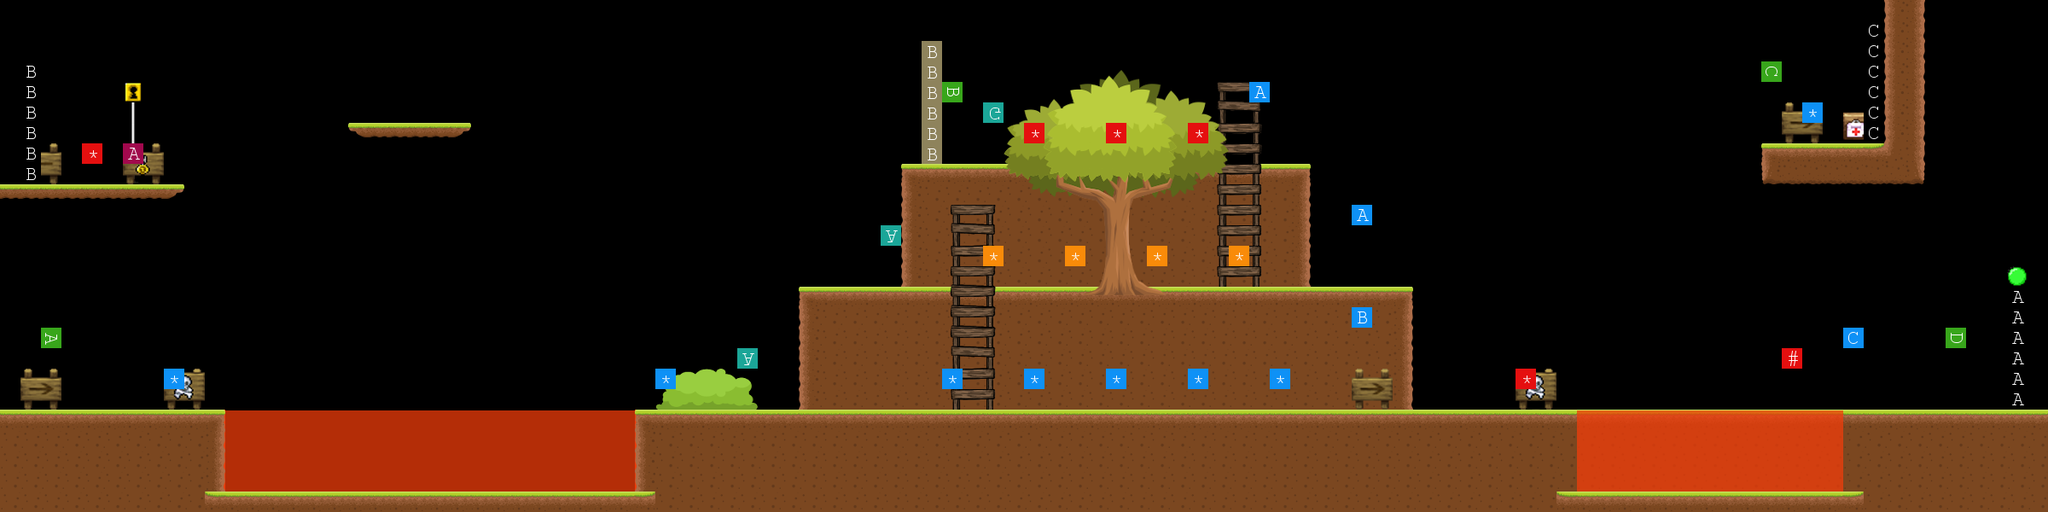

This game map was drawn from its Tiled (.tmx) file and the tilesets committed beside it. A one-line description and the trimmed map source follow:
An orthogonal 100x25 tile map with 24x24 px tiles, 15 tile layers (DecorationBack_1, DecorationBack_2, Base_1, Base_2, ...), 12 tilesets and 5 objects (1, 2, 3, 4, 5).

<map version="1.2" tiledversion="1.3.0" orientation="orthogonal" renderorder="right-down" compressionlevel="0" width="100" height="25" tilewidth="24" tileheight="24" infinite="0" nextlayerid="20" nextobjectid="8">
 <tileset firstgid="1" name="Armour" tilewidth="24" tileheight="24" tilecount="512" columns="16">
  <image source="maps/Decoration1.png" width="384" height="768" />
 </tileset>
 <tileset firstgid="513" name="Flags" tilewidth="24" tileheight="24" tilecount="330" columns="30">
  <image source="maps/MarioFlags.png" width="720" height="264" />
 </tileset>
 <tileset firstgid="843" name="Ladder" tilewidth="24" tileheight="24" tilecount="36" columns="12">
  <image source="maps/Ladder.png" width="288" height="72" />
 </tileset>
 <tileset firstgid="879" name="Location" tilewidth="24" tileheight="24" tilecount="100" columns="10">
  <image source="maps/Location.png" width="240" height="240" />
 </tileset>
 <tileset firstgid="979" name="Notification" tilewidth="24" tileheight="24" tilecount="100" columns="10">
  <image source="maps/Notification.png" width="240" height="240" />
 </tileset>
 <tileset firstgid="1079" name="Base" tilewidth="24" tileheight="24" spacing="1" margin="1" tilecount="8" columns="8">
  <image source="maps/Base.png" width="201" height="26" />
  <tile id="7">
   <properties>
    <property name="ANGLE" value="1" />
    <property name="CLOCKWISE" value="TRUE" />
    <property name="INITANGLE" value="0" />
    <property name="RADIX" value="150" />
    <property name="SPEED" value="1" />
    <property name="TYPE" value="4" />
   </properties>
  </tile>
 </tileset>
 <tileset firstgid="1087" name="Liquid" tilewidth="24" tileheight="24" spacing="1" margin="1" tilecount="30" columns="6">
  <image source="maps/Water.png" width="151" height="126" />
 </tileset>
 <tileset firstgid="1117" name="Solid" tilewidth="24" tileheight="24" spacing="1" margin="1" tilecount="8" columns="8">
  <image source="maps/Solid.png" width="201" height="26" />
 </tileset>
 <tileset firstgid="1125" name="OtherFlags" tilewidth="24" tileheight="24" tilecount="1024" columns="32">
  <image source="maps/OtherFlags.png" width="768" height="768" />
 </tileset>
 <tileset firstgid="2149" name="PosionedLiquid" tilewidth="24" tileheight="24" spacing="1" margin="1" tilecount="30" columns="6">
  <image source="maps/PoisonedWater.png" width="151" height="126" />
 </tileset>
 <tileset firstgid="2179" name="Bush1" tilewidth="24" tileheight="24" tilecount="10" columns="5">
  <image source="maps/Bush1.png" width="120" height="48" />
 </tileset>
 <tileset firstgid="2189" name="BigTree2" tilewidth="24" tileheight="24" tilecount="121" columns="11">
  <image source="maps/BigTree2.png" width="264" height="264" />
 </tileset>
 <layer id="1" name="DecorationBack_1" width="100" height="25">
  <data>[2500 cells, 321 non-empty, 37 distinct tile ids]</data>
 </layer>
 <layer id="13" name="DecorationBack_2" width="100" height="25">
  <data>[2500 cells, 14 non-empty, 11 distinct tile ids]</data>
 </layer>
 <layer id="3" name="Base_1" width="100" height="25">
  <data>[2500 cells, 132 non-empty, 6 distinct tile ids]</data>
 </layer>
 <layer id="4" name="Base_2" width="100" height="25">
  <properties>
   <property name="ANGLE" value="1" />
   <property name="CLOCKWISE" value="TRUE" />
   <property name="INITANGLE" value="0" />
   <property name="RADIX" value="120" />
   <property name="SPEED" value="1" />
   <property name="TYPEMOV" value="4" />
  </properties>
  <data>[2500 cells, 6 non-empty, 3 distinct tile ids]</data>
 </layer>
 <layer id="6" name="Base_Moat" width="100" height="25">
  <data>[2500 cells, 15 non-empty, 1 distinct tile ids]</data>
 </layer>
 <layer id="8" name="Ladder_1" width="100" height="25">
  <data>[2500 cells, 54 non-empty, 9 distinct tile ids]</data>
 </layer>
 <layer id="9" name="Solid_1" width="100" height="25">
  <data>[2500 cells, 292 non-empty, 7 distinct tile ids]</data>
 </layer>
 <layer id="11" name="Solid_Moat" width="100" height="25">
  <data>[2500 cells, 60 non-empty, 1 distinct tile ids]</data>
 </layer>
 <layer id="7" name="Liquid_1" width="100" height="25" opacity="0.75">
  <properties>
   <property name="ACCELERATION" value="0.35" />
   <property name="ASPECTS" value="7" />
   <property name="FORM" value="10016" />
   <property name="LOOPS" value="2" />
   <property name="POISON" value="YES" />
   <property name="PROBABILITYTOAPPEAR" value="0.2" />
   <property name="SPEED" value="2" />
   <property name="SPEEDCHANGE" value="6" />
   <property name="TILES" value="1,2,3,4,5,6,7,8,9,10,11,12,13,14,15,16,17,18,19,20,21,22,23,24" />
   <property name="TYPEUPDATE" value="0" />
   <property name="VISUALEFFECT" value="0" />
   <property name="ZONE" value="11,20,0,30,23,0" />
  </properties>
  <data>[2500 cells, 100 non-empty, 2 distinct tile ids]</data>
 </layer>
 <layer id="12" name="Liquid_Moat" width="100" height="25" opacity="0.75">
  <properties>
   <property name="ACCELERATION" value="0.35" />
   <property name="ASPECTS" value="7" />
   <property name="FORM" value="10016" />
   <property name="LOOPS" value="2" />
   <property name="POISON" value="YES" />
   <property name="PROBABILITYTOAPPEAR" value="0.2" />
   <property name="SPEED" value="2" />
   <property name="SPEEDCHANGE" value="6" />
   <property name="TILES" value="1,2,3,4,5,6,7,8,9,10,11,12,13,14,15,16,17,18,19,20,21,22,23,24" />
   <property name="TYPEUPDATE" value="0" />
   <property name="VISUALEFFECT" value="0" />
   <property name="ZONE" value="77,20,0,89,23,0" />
  </properties>
  <data>[2500 cells, 65 non-empty, 2 distinct tile ids]</data>
 </layer>
 <layer id="17" name="Base_Lake" width="100" height="25">
  <data>[2500 cells, 22 non-empty, 3 distinct tile ids]</data>
 </layer>
 <layer id="19" name="Base_LakeMoat" width="100" height="25">
  <data>[2500 cells, 15 non-empty, 3 distinct tile ids]</data>
 </layer>
 <layer id="10" name="DecorationFront_1" width="100" height="25" offsetx="0" offsety="10">
  <data>[2500 cells, 121 non-empty, 121 distinct tile ids]</data>
 </layer>
 <layer id="15" name="Location" width="100" height="25">
  <data>[2500 cells, 29 non-empty, 13 distinct tile ids]</data>
 </layer>
 <layer id="16" name="Notification" width="100" height="25">
  <data>[2500 cells, 25 non-empty, 5 distinct tile ids]</data>
 </layer>
 <objectgroup id="2" name="ObjectZone">
  <object id="1" name="1" x="1440" y="72" width="72" height="72">
   <properties>
    <property name="0" value="YES" />
    <property name="1" value="NO" />
    <property name="10" value="4" />
    <property name="2" value="NO" />
    <property name="3" value="NO" />
    <property name="4" value="0,6,21" />
    <property name="5" value="0" />
    <property name="6" value="80" />
    <property name="7" value="1000" />
    <property name="8" value="5" />
    <property name="9" value="71030" />
   </properties>
  </object>
  </objectgroup>
</map>
<!-- 4 of 5 objects omitted -->
